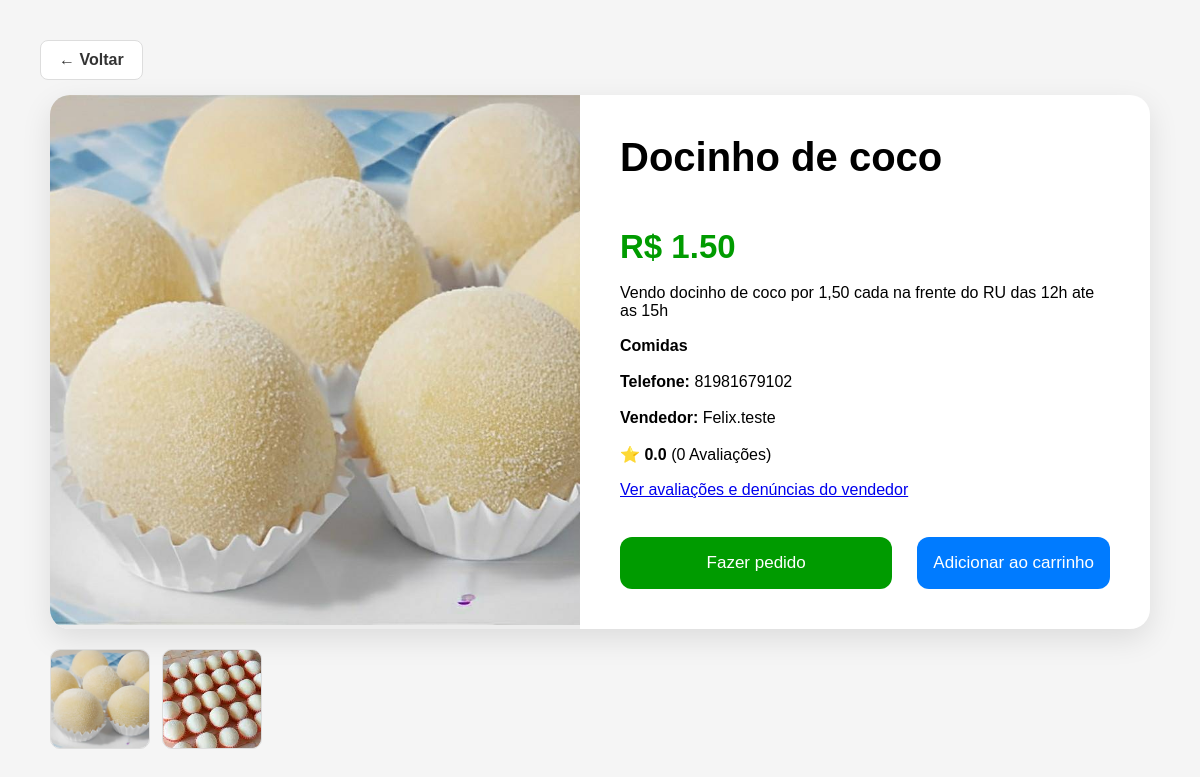
The page /pedidos/fazer/5/ (signed in) on the database its author committed.
### produtos/models.py (models this page shows, shortened)
class ImagemProduto(models.Model):
    produto = models.ForeignKey(
        Produto, on_delete=models.CASCADE,
        related_name='imagens'
    )
    imagem = models.ImageField(upload_to='produtos/')

class Produto(models.Model):
    nome = models.CharField(max_length=200)
    descricao = models.TextField()
    preco = models.DecimalField(max_digits=10, decimal_places=2)
    categoria = models.CharField(max_length=50, choices=CATEGORIAS)
    vendido = models.BooleanField(default=False)
    vendedor = models.ForeignKey(
        settings.AUTH_USER_MODEL,
        on_delete=models.CASCADE,
        related_name='produtos'
    )

### accounts/models.py (models this page shows, shortened)
class Usuario(AbstractUser):
    email = models.EmailField(unique=True)
    nickname = models.CharField(max_length=50, unique=True)
    telefone = models.CharField(max_length=11)
    dois_fatores = models.BooleanField(default=False)
    email_verificado = models.BooleanField(default=False)
    USERNAME_FIELD = 'email'
    REQUIRED_FIELDS = ['username', 'nickname', 'telefone']
    @property
    def media_avaliacoes(self):
        media = Feedback.objects.filter(
            vendedor=self
        ).aggregate(
            media=Avg('nota')
        )['media']
        return round(media, 1) if media else 0
    @property
    def total_avaliacoes(self):
        return Feedback.objects.filter(
            vendedor=self
        ).count()

### pedidos/views.py (the view, shortened to what this page needs)
# urls.py: path('fazer/<int:produto_id>/', FazerPedidoView.as_view(),   name='fazer_pedido'),
class FazerPedidoView(LoginRequiredMixin, View):
    def get(self, request, produto_id):
        produto = get_object_or_404(Produto, id=produto_id)
        if produto.vendedor == request.user:
            return redirect('user_menu')
        ja_pedido = Pedido.objects.filter(
            produto=produto,
            comprador=request.user
        ).exists()
        if ja_pedido:
            return redirect('user_menu')
        return render(request, 'pedidos/confirmar_pedido.html', {'produto': produto})

### notificacoes/context_processors.py (called while the page is built)
def notificacoes_nao_lidas(request):
        if not request.user.is_authenticated:
            return {'notificacoes_count': 0}
        count = Notificacao.objects.filter(
            usuario=request.user,
            lida=False
        ).count()
        return {'notificacoes_count': count}

### templates/pedidos/confirmar_pedido.html (shortened to what this page needs)
{% load static %}
<!DOCTYPE html>
<html lang="pt-br">
<head>
    <link rel="stylesheet" href="{% static 'pedidos/confirmar_pedido.css' %}">
</head>
<body>
    <div class="container">
        <div class="back">
            <a href="{% url 'user_menu' %}" class="back_button">← Voltar</a>
        </div>
        <div class="card">
            <div class="image_area">
                {% with produto.imagens.first as img %}
                    {% if img %}
                        <img src="{{ img.imagem.url }}" alt="{{ produto.nome }}">
                    {% else %}
                        <img src="{% static 'accounts/Images/PassaPraFrente_logo.png' %}" alt="Sem imagem">
                    {% endif %}
                {% endwith %}
            </div>
            <div class="info_area">
                <h1>{{ produto.nome }}</h1>
                    <h2>R$ {{ produto.preco }}</h2>
                    <p>{{ produto.descricao }}</p>
                    <p><b>{{ produto.categoria }}</b></p>
                    <p><b>Telefone: </b>{{ produto.vendedor.telefone }}</p>
                    <P><b>Vendedor: </b>{{ produto.vendedor.nickname }}</P>
                    <p>⭐ <b>{{ produto.vendedor.media_avaliacoes|floatformat:1 }}</b>   ({{ produto.vendedor.total_avaliacoes }} Avaliações)</p>
                    <a href="{% url 'perfil_vendedor' produto.vendedor.id %}?voltar={% url 'fazer_pedido' produto.id %}">
                        Ver avaliações e denúncias do vendedor
                    </a>
                    <div class="info_area_buttons">
                        <form method="POST" style="flex: 1">
                            <button type="submit" style="width: 100%">Fazer pedido</button>
                        </form>
                        <form method="POST" action="{% url 'adicionar_carrinho' produto.id %}">
                            <button type="submit" onclick="window.location.href='{% url 'ver_carrinho' %}'" style="width: 100%" class="button_carrinho">Adicionar ao carrinho</button>
                        </form>
                    </div>
            </div>
        </div>
        <div class="galeria">
            {% for img in produto.imagens.all %}
                <a href="{{ img.imagem.url }}" target="_blank">
                    <img src="{{ img.imagem.url }}" class="miniatura">
                </a>
            {% endfor %}
        </div>
    </div>
</body>
</html>

### static/pedidos/confirmar_pedido.css (style rules this page uses)
* { margin: 0; padding: 0; box-sizing: border-box; font-family: Arial; --green1: #009b00; --green2: #01bb01; --red: #ff0000; --background1: #f5f5f5; --blue-button: #007bff; }
body { background: var(--background1); }
.container { width: 100%; display: flex; flex-direction: column; justify-content: center; align-items: center; padding: 40px; }
.back { align-self: flex-start; margin-bottom: 15px; }
.back_button { display: inline-flex; gap: 8px; padding: 10px 18px; background: white; color: #333; text-decoration: none; border: 1px solid #ddd; border-radius: 8px; font-weight: 600; transition: .2s; }
.card { width: 100%; max-width: 1100px; background: white; border-radius: 20px; display: flex; overflow: hidden; box-shadow: 0px 10px 30px rgba(0,0,0,0.1); }
.image_area { background: #ececec; }
.image_area img { width: 530px; height: 530px; object-fit: cover; }
.info_area { width: 50%; padding: 40px; display: flex; flex: 1; flex-direction: column; justify-content: space-between; }
.info_area h1 { margin-bottom: 30px; font-size: 40px; }
.info_area h2 { color: var(--green1); font-size: 33px; }
.info_area_buttons { margin-top: 20px; display: flex; gap: 25px; }
button { padding: 16px; border: none; background: var(--green1); color: white; font-size: 17px; border-radius: 12px; cursor: pointer; transition: 0.3s; }
.button_carrinho { padding: 16px; border: none; background: var(--blue-button); color: white; font-size: 17px; border-radius: 12px; cursor: pointer; transition: 0.3s; }
.galeria { width: 100%; max-width: 1100px; margin-top: 20px; display: flex !important; flex-direction: row !important; gap: 12px; overflow-x: auto; }
.miniatura { width: 100px; height: 100px; flex-shrink: 0; object-fit: cover; border-radius: 10px; border: 1px solid #ddd; transition: .2s; }

### rows shown on the page
ImagemProduto: imagem (picture)
Produto: nome "Docinho de coco", preco "1.50", descricao "Vendo docinho de coco por 1,50 cada na frente do RU das 12h ate as 15h", categoria "Comidas", vendedor.telefone "81981679102", vendedor.nickname "Felix.teste", vendedor.media_avaliacoes "0.0", vendedor.total_avaliacoes "0"
ImagemProduto: imagem (picture)
